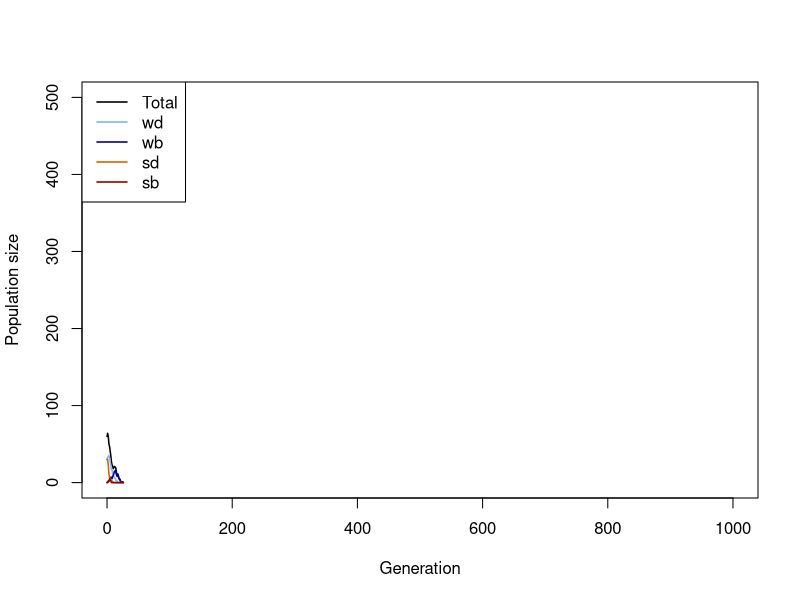
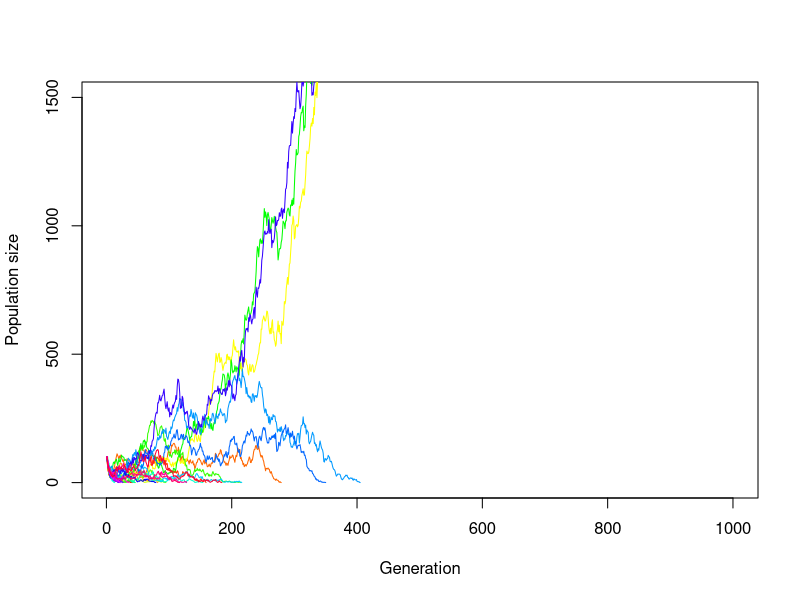
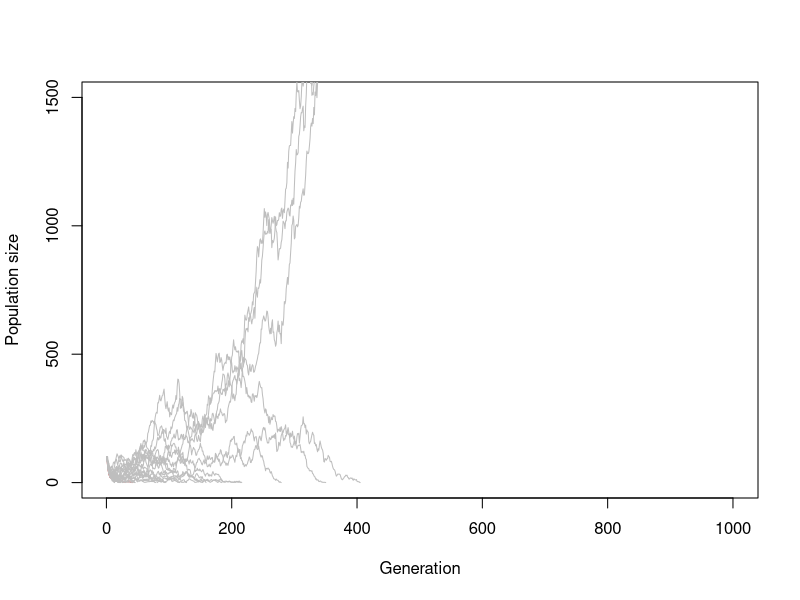
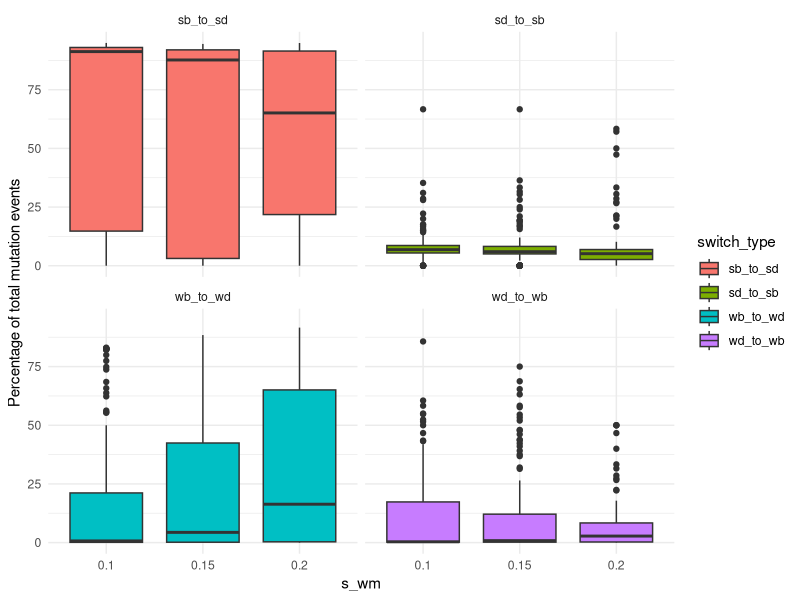
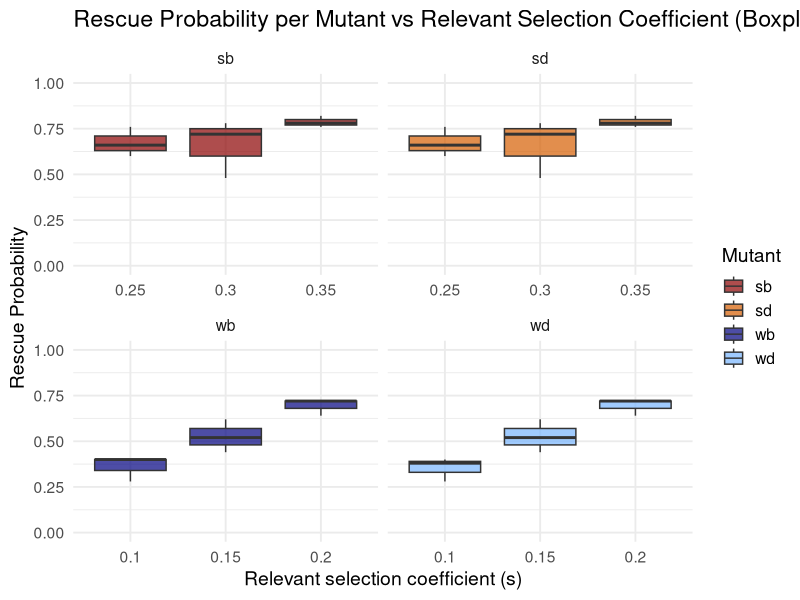
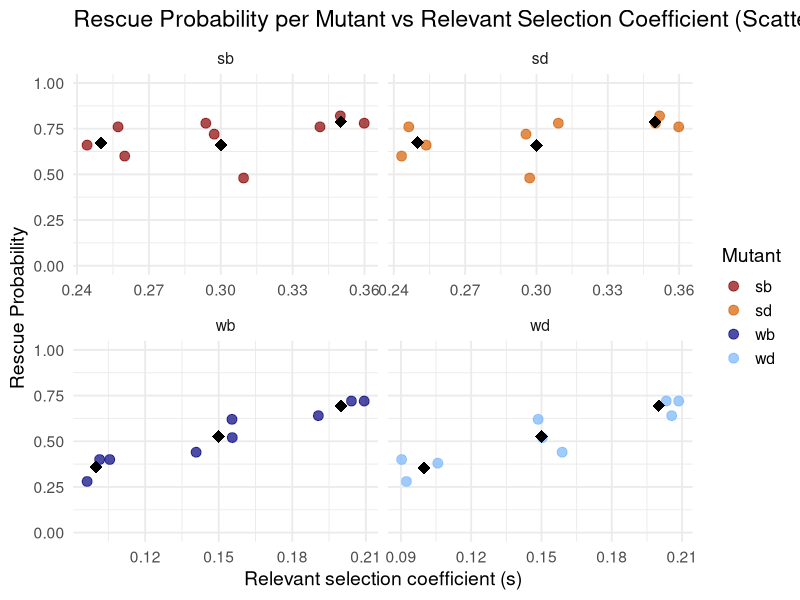
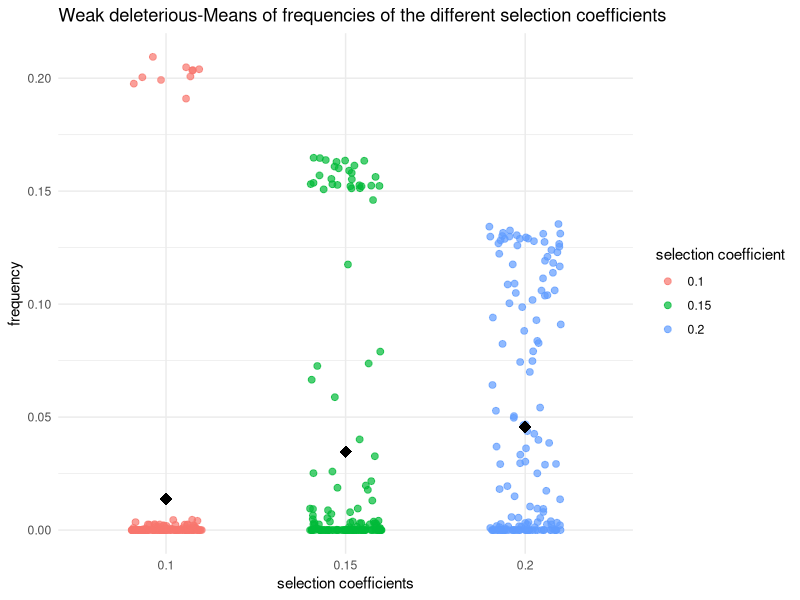
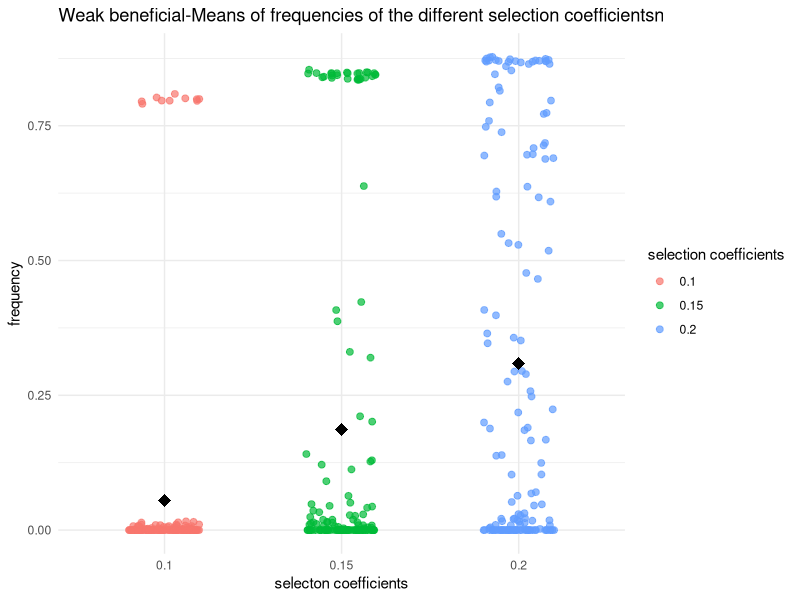

Source code (R) for these figures, in order:
## ---- chunk 1
# Function for simulating one Generation in the Population
# adding the population sizes, decay rates, seleection coefficients and mutation rates
simulate_one_gen <- function(N_wd, N_wb, N_sd, N_sb, decay_rate_wm, decay_rate_sm, s_wm, s_sm, m_rate_wm, m_rate_sm) {
  
  # draw Offspring according to Poisson Distribution
  # altered so all four different mutations are considered 
  # for deleterious mutations the s is calculated minus (negative effect) and for the beneficial muation the s is added (positive effect)
  
  offsp_wd <- rpois(1, N_wd * (1-decay_rate_wm-s_wm))
  offsp_wb <- rpois(1, N_wb * (1-decay_rate_wm+s_wm))
  offsp_sd <- rpois(1, N_sd * (1-decay_rate_sm-s_sm))
  offsp_sb <- rpois(1, N_sb * (1-decay_rate_sm+s_sm))
  
  # draw changing Mutants according to Poisson Distribution
  # alterations considering the for different mutations 
  
  mut_wd_to_wb <- rpois(1, offsp_wd * m_rate_wm)
  mut_sd_to_sb <- rpois(1, offsp_sd * m_rate_sm)
  mut_wb_to_wd <- rpois(1, offsp_wb * m_rate_wm)
  mut_sb_to_sd <- rpois(1, offsp_sb * m_rate_sm)
  
  # determine new Population Sizes of all four Mutants (2 versions of weak Mutations   and 2   versions of strong Mutations)
  # to account for back mutations as well (beneficial to deleterious), mutations rates for these cases are added (mut_b_to_d)
  
  N_wd_new <- max(offsp_wd - mut_wd_to_wb+ mut_wb_to_wd,0)
  N_wb_new <- max(offsp_wb - mut_wb_to_wd+ mut_wd_to_wb,0)
  N_sd_new <- max(offsp_sd - mut_sd_to_sb+ mut_sb_to_sd,0)
  N_sb_new <- max(offsp_sb - mut_sb_to_sd+ mut_sd_to_sb,0)
  
  # with the return function, the new values for population sizes are stored
  
   # Return new population sizes and mutation changes
  return(list(
    N_wd_new = N_wd_new,
    N_wb_new = N_wb_new,
    N_sd_new = N_sd_new,
    N_sb_new = N_sb_new,
    mut_wb_to_wd = mut_wb_to_wd,
    mut_wd_to_wb = mut_wd_to_wb,
    mut_sb_to_sd = mut_sb_to_sd,
    mut_sd_to_sb = mut_sd_to_sb
  ))
}
  # with print we visualize the numbers we get for the population sizes and mutation changes, we simulate the population by setting our parameters to certain values 


print(simulate_one_gen(N_wd=30, N_wb=0, N_sd=30, N_sb=0, decay_rate_wm=0.05, decay_rate_sm=0.1, s_wm=0.1, s_sm=0.2, m_rate_wm=0.05, m_rate_sm=0.07))
## ---- chunk 2
# Simulation runs until the 100th Generation

max_gen=1000

#With this function we simulate over generations, we put initial population sizes of the four mutations, with the parameter max_gen we determine that our simulation maximally runs until the 100th geneeration

simulate_pop <- function(init_wd, init_wb,  init_sd, init_sb, decay_rate_wm, decay_rate_sm, s_wm, s_sm, m_rate_wm, m_rate_sm, max_gen) {
  
  # Create the Vector in which to save the Results
  pop_vector <- c(init_wd,init_wb, init_sd, init_sb)
  
  # initiate the variables
  pop_new <- c(init_wd, init_wb, init_sd, init_sb)
  
  # defining counters for mutation changes
  count_wb_to_wd <- 0
  count_wd_to_wb <- 0
  count_sb_to_sd <- 0
  count_sd_to_sb <- 0
  total_mut_events <- 0
  
  # run the Simulation until Generation max_gen
  for (i in 1:(max_gen + 1)) {
    
    # redefine the current Population one Generation later
    results <- simulate_one_gen(pop_new[1],pop_new[2],pop_new[3],pop_new[4], decay_rate_wm, decay_rate_sm, s_wm, s_sm, m_rate_wm, m_rate_sm)
    
    # add the new Population Sizes to the Output Vector
    pop_new <- c(results$N_wd_new, results$N_wb_new, results$N_sd_new, results$N_sb_new)
    pop_vector <- rbind(pop_vector,pop_new)
    
     # count for tracking Mutations
    count_wb_to_wd <- count_wb_to_wd + results$mut_wb_to_wd
    count_wd_to_wb <- count_wd_to_wb + results$mut_wd_to_wb
    count_sb_to_sd <- count_sb_to_sd + results$mut_sb_to_sd
    count_sd_to_sb <- count_sd_to_sb + results$mut_sd_to_sb
    total_mut_events <- total_mut_events + results$mut_wb_to_wd + results$mut_wd_to_wb +
      results$mut_sb_to_sd + results$mut_sd_to_sb
      
    # Condition to stop the Simulation before max_gen: either the Population exceeds 10 Times the Original Population Size, or it goes extinct
    
    if ((sum(pop_new) >= 100 * sum(c(init_wd, init_wb, init_sd, init_sb))) || sum(pop_new) == 0)
      break

}
    # calculating Mutation Frequencies percent
    if (total_mut_events > 0) {
    freq_wb_to_wd <- 100 * count_wb_to_wd / total_mut_events
    freq_wd_to_wb <- 100 * count_wd_to_wb / total_mut_events
    freq_sb_to_sd <- 100 * count_sb_to_sd / total_mut_events
    freq_sd_to_sb <- 100 * count_sd_to_sb / total_mut_events
  } else {
    freq_wb_to_wd <- freq_wd_to_wb <- freq_sb_to_sd <- freq_sd_to_sb <- 0
  }  
  # Define the Row and Column Names of the Output Vector
  rownames(pop_vector) <- (0:max_gen)[1:length(pop_vector[,1])] 
  
  # the colom-names in our vectors are according to our mutations (wd, wb, sd, sb)
  
  colnames(pop_vector) <- c("wd","wb", "sd", "sb")
  
    
  
  # Return mutation results
  return(list(
    population = pop_vector,
    switch_stats = data.frame(
      wb_to_wd = freq_wb_to_wd,
      wd_to_wb = freq_wd_to_wb,
      sb_to_sd = freq_sb_to_sd,
      sd_to_sb = freq_sd_to_sb
    )
  ))
}
  



# Test the Function and plot the Result

max_gen <- 1000

# Simulation Data with certain values determined

output <- simulate_pop(init_wd=30, init_wb=0,  init_sd=30, init_sb=0, decay_rate_wm=0.05, decay_rate_sm=0.1, s_wm=0.1, s_sm=0.2, m_rate_wm=0.05, m_rate_sm=0.07,max_gen)

# show the last few Lines of the Data Table

print(tail(output))

# extracting Population-Matrix 
pop_matrix <- output$population

# assign frequencies of mutation changes
switch_stats <- output$switch_stats


# determine x Axis Range 
x_range <- 0:(nrow(pop_matrix)-1)

# plot the Output
# this plots the total Population Size-black line visible in the plot
plot(x_range, pop_matrix[,1] + pop_matrix[,2] + pop_matrix[,3] + pop_matrix[,4],
     type='l', xlim =c(0,max(1000, na.rm = TRUE)),ylim=c(0,max(500, na.rm = TRUE)), xlab="Generation", ylab="Population size",
     col="black", lwd=1.5)

# adding each mutant
lines(x_range, pop_matrix[,1], col="#77b5fe", lwd=1.5) # wd
lines(x_range, pop_matrix[,2], col="navyblue", lwd=1.5) # wb
lines(x_range, pop_matrix[,3], col="#D55E00", lwd=1.5) # sd
lines(x_range, pop_matrix[,4], col="darkred", lwd=1.5) # sb

# Legend
legend("topleft",
       legend=c("Total","wd","wb","sd","sb"),
       col=c("black","#77b5fe","navyblue","#D55E00","darkred"),
       lty=1, lwd=1.5)

# output of mutation changes in per cent
print(switch_stats)

## ---- chunk 3
# code for plotting the result of different populations in one plot
init_wd <- 50
init_wb <- 0
init_sd <- 50
init_sb <- 0
m_rate_wm <- 0.05 
m_rate_sm <- 0.075
decay_rate_wm <- 0.06
decay_rate_sm <- 0.12
s_wm <- 0.1
s_sm <- 0.2
max_gen <- 1000
replicates <- 30


# defining Data Frame to save one Row (Population Size for multiple Generations until max_gen) after one Loop
temp_output <- data.frame(array(NA, dim = c(0,max_gen)))
# defining Data Frame to save all Results from Loop
final_output <- data.frame(array(NA, dim = c(replicates,max_gen)))
# defining a Set of colors in order to color each Line differently
lines_colors <- rainbow(replicates)

# simulating a population multiple times
for (i in 1:replicates) {
  temp_output <- simulate_pop(
    init_wd, init_wb, init_sd, init_sb,
    decay_rate_wm, decay_rate_sm,
    s_wm, s_sm,
    m_rate_wm, m_rate_sm,
    max_gen = max_gen)
  # extract Pop Matrix
  pop_matrix <- temp_output$population
  
  # calculate Row Sums
  temp_output <- rowSums(pop_matrix[, c("wd", "wb", "sd", "sb")])
  # adding to Result Table
  final_output[i, 1:length(temp_output)]<-temp_output
}

# defining end_gen which is as long as the last Generation where the pop size is an actual Number and not NA yet
end_gen<-tail(which(!is.na(final_output[1,])), 1)
# Plot first Line / first Population
plot(x=1:max_gen,y=final_output[1,1:max_gen],type='l',ylim=c(0,max(1500, na.rm = TRUE)),xlab =  "Generation",ylab = "Population size", col = lines_colors[1])
# Loop for plotting each Row of Data Table / Population as a Line in the Plot
for (i in 1:replicates) {
  
  end_gen<-tail(which(!is.na(final_output[i,])), 1)
  # each line gets assigned to a Color of lines_colors
  lines(x=1:max_gen,y=final_output[i,1:max_gen], col=lines_colors[i])
  
  
}

# same plot only that all lines of populations that go extinct, are colored grey
# defining end_gen which is as long as the last Generation where the pop size is an actual Number and not NA yet
end_gen<-tail(which(!is.na(final_output[1,])), 1)
# Plot one Line / one Population
plot(x=1:max_gen,y=final_output[1,1:max_gen],type='l',ylim=c(0,max(1500, na.rm = TRUE)),xlab =  "Generation",ylab = "Population size", col = lines_colors[1])
# Loop for plotting each Row of Data Table / Population as a Line in the Plot
for (i in 1:replicates) {
  
  end_gen<-tail(which(!is.na(final_output[i,])), 1)
  # if the length of end_gen is shorter than max_gen,then the Line will be colored grey
  if (end_gen < max_gen){
    line_col <- "grey"
    # otherwise the line is colored randomly with another color
  } else {
    line_col <- lines_colors[i]
  }
  lines(x=1:max_gen,y=final_output[i,1:max_gen], col=line_col)
  
  
}

## ---- chunk 4
# set some Parameters to fixed Values

init_wd <- 60
init_wb <- 0
init_sd <- 60
init_sb <- 0
m_rate_wm <- 0.05
m_rate_sm <- 0.07
decay_rate_wm <- 0.05
decay_rate_sm <- 0.1
s_wm <- 0.1
s_sm <- 0.2
max_gen <- 1000
# determine how often to run the Simulation for each set of Parameters
no_replicates <- 50


# set Parameters to vary
s_values_wm <- c(0.10,0.15,0.2)
s_values_sm <- c(0.25,0.30,0.35)
#Commented to vary always only one variable
#m_values_wm <- c(0.001,0.01,0.05)
#m_values_sm <- c(0.05,0.1,0.15)


# initialize Data Table - where to collect the Results
data_table <- c()
data_table_wd<- c()
data_table_wb<- c()
data_table_sd<- c()
data_table_sb<- c()
# empty list to save rescue results
rescue_results <- data.frame(
  s_wm = numeric(),
  s_sm = numeric(),
  replicate = integer(),
  rescued = integer()
)

# preparing list to save mutation changes (in per cent) for all replicates - only if they exist
switch_stats_all <- data.frame(
  s_wm = numeric(),
  s_sm = numeric(),
  replicate = integer(),
  wb_to_wd = numeric(),
  wd_to_wb = numeric(),
  sb_to_sd = numeric(),
  sd_to_sb = numeric()
)

library(dplyr)
library(ggplot2)
library(tidyr)

# define total runs and rescue count
total_runs<-0
rescue_count<-0
# run the Simulation across all chosen parameters
# loop over mutation rates
#for(mval_wm in m_values_wm){
 # for(mval_sm in m_values_sm){
    # loop over Selection strength
    for(sval_wm in s_values_wm){
      for(sval_sm in s_values_sm){
        # different Way of running many Simulations: make Replicates using "repeat" Function         with a counter i
        # reset Counter
        i<-1
        
        repeat {
          # increase Counter by one
          i<-i+1
          # defining total runs
          total_runs <- total_runs + 1
          # run the Simulation once
          one_run <- simulate_pop(init_wd, init_wb, init_sd, init_sb,
                                  decay_rate_wm, decay_rate_sm,
                                  sval_wm, sval_sm, m_rate_wm,m_rate_sm, max_gen)
          
          # determine total Population Sizes
         pop_matrix <- one_run$population


         total_size <- rowSums(pop_matrix)
          
  # defining popuation matrix
  pop_matrix <- one_run$population
  # calculating total size (1 row is equal to total pop size, meaning adding up all columns)
  total_size <- rowSums(pop_matrix)
# saving mutation changes  
 if (!is.null(one_run$switch_stats) && nrow(one_run$switch_stats) > 0) {
  switch_stats <- one_run$switch_stats
  switch_stats_all <- rbind(
    switch_stats_all,
    data.frame(
      s_wm = sval_wm,
      s_sm = sval_sm,
      replicate = i-1,
      wb_to_wd = switch_stats$wb_to_wd,
      wd_to_wb = switch_stats$wd_to_wb,
      sb_to_sd = switch_stats$sb_to_sd,
      sd_to_sb = switch_stats$sd_to_sb
    )
  )
}
          
          
          # determine final Population Size for each Mutant
          N_end_wd <- pop_matrix[nrow(pop_matrix), "wd"]
          N_end_wb <- pop_matrix[nrow(pop_matrix), "wb"]
          N_end_sd <- pop_matrix[nrow(pop_matrix), "sd"]
          N_end_sb <- pop_matrix[nrow(pop_matrix), "sb"]
        
          total_end <- N_end_wd + N_end_wb + N_end_sd + N_end_sb
          # introduce rescue count
         rescued_wd <- ifelse(N_end_wd > 0, 1, 0)
         rescued_wb <- ifelse(N_end_wb > 0, 1, 0)
         rescued_sd <- ifelse(N_end_sd > 0, 1, 0)
         rescued_sb <- ifelse(N_end_sb > 0, 1, 0)

         
          # save rescue outcome (rescue or extinction)
          rescue_results <- rbind(rescue_results,
            data.frame(
              s_wm = sval_wm,
              s_sm = sval_sm,
              replicate = i - 1,
              rescued_wd = rescued_wd,
              rescued_wb = rescued_wb,
              rescued_sd = rescued_sd,
              rescued_sb = rescued_sb
  )
)

          # determine Frequencies of each mutant in the final Population
          freq_wd <- ifelse(total_end > 0, N_end_wd / total_end, 0)
          freq_wb <- ifelse(total_end > 0, N_end_wb / total_end, 0)
          freq_sd <- ifelse(total_end > 0, N_end_sd / total_end, 0)
          freq_sb <- ifelse(total_end > 0, N_end_sb / total_end, 0)
          
          
          
          data_table_wd<- rbind(data_table_wd, c(sval_wm,freq_wd))
          data_table_wb<- rbind(data_table_wb, c(sval_wm, freq_wb))
          data_table_sd<- rbind(data_table_sd,c(sval_sm, freq_sd))
          data_table_sb<-rbind(data_table_sb, c (sval_sm,freq_sb))
          # enter the Data into the Table
          data_table <- rbind(data_table,c(m_rate_wm = 0.001,m_rate_sm = 0.005,sval_wm,sval_sm,N_end_wd,N_end_wb, N_end_sd, N_end_sb,freq_wd, freq_wb, freq_sd,freq_sb)) # note that we add the varying Parameters (Mutation Rate and Selection Strength for each Version of weak and strong Mutation) to the Table too
          # stop the repeated Computation after no_replicates times
          
          
          if(i>no_replicates) break
          
        }
      }
    }
  #}
#}

# Population over generations
print(one_run$population)
# Mutation changes in percent
print(switch_stats_all)



# Make sure data is a proper data frame
data_table_wd <- as.data.frame(data_table_wd)

# If the column names are missing or wrong, set them
colnames(data_table_wd) <- c("V1", "V2")

# Add an Index Column for plotting along x-axis
data_table_wd$Index <- 1:nrow(data_table_wd)

# plotting Mutation Changes with different s values
switch_long <- switch_stats_all %>%
  pivot_longer(cols = c(wb_to_wd, wd_to_wb, sb_to_sd, sd_to_sb),
               names_to = "switch_type",
               values_to = "percent")

ggplot(switch_long, aes(x = factor(s_wm), y = percent, fill = switch_type)) +
  geom_boxplot() +
  facet_wrap(~ switch_type) +
  labs(x = "s_wm", y = "Percentage of total mutation events") +
  theme_minimal()

# calculate Rescue Probability per Parameter Combination

rescue_summary <- rescue_results %>%
  group_by(s_wm, s_sm) %>%
  summarise(
    rescue_prob_wd = mean(rescued_wd),
    rescue_prob_wb = mean(rescued_wb),
    rescue_prob_sd = mean(rescued_sd),
    rescue_prob_sb = mean(rescued_sb),
    .groups = "drop"
  )

print(rescue_summary)


# Prepare rescue data
rescue_long <- rescue_summary %>%
  pivot_longer(
    cols = starts_with("rescue_prob_"),
    names_to = "mutant",
    values_to = "rescue_prob"
  ) %>%
  mutate(
    mutant = gsub("rescue_prob_", "", mutant),
    s_value = case_when(
      mutant %in% c("wd", "wb") ~ s_wm,
      mutant %in% c("sd", "sb") ~ s_sm
    )
  )

# Plotting Rescue Probability with different s values
library(ggplot2)

ggplot(rescue_long, aes(x = factor(s_value), y = rescue_prob, fill = mutant)) +
  geom_boxplot(alpha = 0.7) +
  scale_y_continuous(limits = c(0, 1)) +
  scale_fill_manual(values = c(
    "wd" = "#77b5fe", 
    "wb" = "navyblue", 
    "sd" = "#D55E00", 
    "sb" = "darkred"
  )) +
  facet_wrap(~ mutant, scales = "free_x") +
  labs(
    title = "Rescue Probability per Mutant vs Relevant Selection Coefficient (Boxplot)",
    x = "Relevant selection coefficient (s)",
    y = "Rescue Probability",
    fill = "Mutant"
  ) +
  theme_minimal(base_size = 14)

ggplot(rescue_long, aes(x = s_value, y = rescue_prob, color = mutant)) +
  geom_jitter(width = 0.01, height = 0, size = 3, alpha = 0.7) +
  stat_summary(fun = mean, geom = "point", shape = 18, size = 4, color = "black") +
  scale_y_continuous(limits = c(0, 1)) +
  scale_color_manual(values = c(
    "wd" = "#77b5fe", 
    "wb" = "navyblue", 
    "sd" = "#D55E00", 
    "sb" = "darkred"
  )) +
  facet_wrap(~ mutant, scales = "free_x") +
  labs(
    title = "Rescue Probability per Mutant vs Relevant Selection Coefficient (Scatterplot)",
    x = "Relevant selection coefficient (s)",
    y = "Rescue Probability",
    color = "Mutant"
  ) +
  theme_minimal(base_size = 14)














# plotting wd with different s values
  # making sure that its a data frame
data_table_wd <- as.data.frame(data_table_wd)
colnames(data_table_wd) <- c("V1", "V2")


  # Scatterplot of wd with jitter and mean 
library(ggplot2)
ggplot(data_table_wd, aes(x = factor(V1), y = V2, color = factor(V1))) +
  geom_jitter(width = 0.2, height = 0, size = 2, alpha = 0.7) +
  stat_summary(fun = mean, geom = "point", shape = 18, size = 4, color = "black") +
  labs(
    x = "selection coefficients",
    y = "frequency",
    color = "selection coefficient",
    title = "Weak deleterious-Means of frequencies of the different selection coefficients"
  ) +
  theme_minimal()

# plotting wb with different s values
  # making sure that its a data frame
data_table_wb <- as.data.frame(data_table_wb)
colnames(data_table_sb) <- c("V1", "V2")

# Scatterplot of wb with jitter and mean
ggplot(data_table_wb, aes(x = factor(V1), y = V2, color = factor(V1))) +
  geom_jitter(width = 0.2, height = 0, size = 2, alpha = 0.7) +
  stat_summary(fun = mean, geom = "point", shape = 18, size = 4, color = "black") +
  labs(
    x = "selecton coefficients",
    y = "frequency",
    color = "selection coefficients",
    title = "Weak beneficial-Means of frequencies of the different selection coefficientsn"
  ) +
  theme_minimal()

# plotting sd with different s values
  # making sure that its a data frame
data_table_sd <- as.data.frame(data_table_sd)

colnames(data_table_sd) <- c("V1", "V2")

  # Scatterplot of sd with jitter and mean
ggplot(data_table_sd, aes(x = factor(V1), y = V2, color = factor(V1))) +
  geom_jitter(width = 0.2, height = 0, size = 2, alpha = 0.7) +
  stat_summary(fun = mean, geom = "point", shape = 18, size = 4, color = "black") +
  labs(
    x = "selection coefficients ",
    y = "frequency",
    color = "selection coefficients",
    title = "Strong deletrious-Means of frequencies of the different selection coefficients"
  ) +
  theme_minimal()

# plotting sb with different s values
  # making sure that its a data frame
data_table_sb <- as.data.frame(data_table_sb)
colnames(data_table_sb) <- c("V1", "V2")

  # Scatterplot of sb with jitter and mean 
ggplot(data_table_sb, aes(x = factor(V1), y = V2, color = factor(V1))) +
  geom_jitter(width = 0.2, height = 0, size = 2, alpha = 0.7) +
  stat_summary(fun = mean, geom = "point", shape = 18, size = 4, color = "black") +
  labs(
    x = "selection coefficients",
    y = "frequency",
    color = "selection coefficients",
    title = "Strong beneficial-Means of frequencies of the different selection coefficients"
  ) +
  theme_minimal()


# mean Frequencies of each mutant
mean_freq_wd <- mean(freq_wd)*100
mean_freq_wb <- mean(freq_wb)*100
mean_freq_sd <- mean(freq_sd)*100
mean_freq_sb <- mean(freq_sb)*100

print(paste("Mean frequency of wd =", mean_freq_wd) )
print(paste("Mean frequency of wb =", mean_freq_wb) )
print(paste("Mean frequency of sd =", mean_freq_sd) )
print(paste("Mean frequency of sb =", mean_freq_sb) )

# define Column Names of Data Table
colnames(data_table) <- c("m_rate_wm","m_rate_sm","s_wm","s_sm","N_end_wd", "N_end_wb", "N_end_sd", "N_end_sb","freq_wd", "freq_wb", "freq_sd","freq_sb")
# show the first and last Lines of the Output
print(head(data_table))
print(tail(data_table))
## ---- chunk 5

#initial parameters set to certain values 
init_wd <- 50
init_wb <- 50
init_sd <- 50
init_sb <- 50

decay_rate_wm <- 0.15
decay_rate_sm <- 0.25
s_wm <- 0.2
s_sm <- 0.3

max_gen <- 1000
no_replicates <- 50

#selection coefficients s and mutation rates m, varied (3 different values for both the weak and the strong strain)
s_values_wm <- c(0.10, 0.15, 0.20)
s_values_sm <- c(0.25, 0.30, 0.35)
m_values_wm <- c(0.004, 0.005, 0.006)
m_values_sm <- c(0.007, 0.008, 0.009)

#prepare empty data-tables to store results (one for each of the four mutations)
data_table <- c()
data_table_wd <- c()
data_table_wb <- c()
data_table_sd <- c()
data_table_sb <- c()

#----strong mutation----

#set up data frame to store the rescue results for the strong mutation, include selection coefficients and mutation rates of the strong mutation which should be stored as numeric values and the number of rescues for the strong beneficial and strong deleterious mutations (as whole numbers)
rescue_results <- data.frame(
  s_sm = numeric(),
  m_rate_sm = numeric(),
  replicate = integer(),
  rescued_sd = integer(),
  rescued_sb = integer()
)



# creating for loops to vary through the three different values for the strong selection coefficients and the strong mutation rates and the number of replicates we need
for (mval_sm in m_values_sm) {
  for (sval_sm in s_values_sm) {
    for (rep in 1:no_replicates) {
      
      # runing the simulation once (using the simulate_pop()function from before)
      one_run <- simulate_pop(
        init_wd, init_wb, init_sd, init_sb,
        decay_rate_wm, decay_rate_sm,
        sval_sm, s_wm, mval_sm, m_rate_wm, max_gen
      )
      
      # from the one_run, getting the final population-sizes of the strong deleterious and strong beneficial mutation
      pop <- one_run$population
      N_end_sd <- tail(pop[, "sd"], 1)
      N_end_sb <- tail(pop[, "sb"], 1)
      
      # saving the number of rescues, defined as the final population-size of the mutation being bigger than 0
      rescued_sd <- as.integer(N_end_sd > 0)
      rescued_sb <- as.integer(N_end_sb > 0)
      
      # using the function r bind to combine all results into the data frame rescue_results which we set up before
      rescue_results <- rbind(
        rescue_results,
        data.frame(
          s_sm = sval_sm,
          m_rate_sm = mval_sm,
          replicate = rep,
          rescued_sd = rescued_sd,
          rescued_sb = rescued_sb
        )
      )
    }
  }
}

# creating a summary of the rescue results that we get of the strong mutations by taking the mean of the number of rescues over the replicates
library(dplyr)
rescue_summary <- rescue_results %>%
  group_by(s_sm, m_rate_sm) %>%
  summarise(
    rescue_prob_sd = mean(rescued_sd),
    rescue_prob_sb = mean(rescued_sb),
    .groups = "drop"
  )

#loading the needed packages "tidyr" and "ggplot2"
library(tidyr)
library(ggplot2)



# plotting the heatmaps for the strong mutations, using s-values for the x-axis, mutation rates for the y axis and the colouring indicating rescue-probabiltiy
ggplot(rescue_summary, aes(x = factor(s_sm), y = factor(m_rate_sm), fill = rescue_prob_sd)) +
  geom_tile() +
  scale_fill_gradientn(
    colors = c("blue", "#FFB3B3", "red"),
    values = c(0, 0.3, 1),
    limits = c(0, 1),
    name = "Rescue Prob sd"
  ) +
  labs(
    title = "Heatmap: Rescue Probability of Strong Deleterious Mutation",
    x = "Strong selection coefficients",
    y = "Mutation rates (strong mutation)"
  ) +
  theme_minimal() +
  theme(
    plot.title = element_text(hjust = 0.5, size = 14, face = "bold"),
    plot.margin = margin(t = 20, r = 10, b = 10, l = 10)
  )


ggplot(rescue_summary, aes(x = factor(s_sm), y = factor(m_rate_sm), fill = rescue_prob_sb)) +
  geom_tile() +
  scale_fill_gradientn(
    colors = c("blue", "#FFB3B3", "red"),
    values = c(0, 0.3, 1),
    limits = c(0, 1),
    name = "Rescue Prob sb"
  ) +
  labs(
    title = "Heatmap: Rescue Probability of Strong Beneficial Mutation",
    x = "Strong selection coefficients",
    y = "Mutation rates (strong mutation)"
  ) +
  theme_minimal() +
  theme(
    plot.title = element_text(hjust = 0.5, size = 14, face = "bold"),
    plot.margin = margin(t = 20, r = 10, b = 10, l = 10)
  )
#set up data frame to store the rescue results for the weak mutation, include selection coefficients and mutation rates of the weak mutation which should be stored as numeric values and the number of rescues for the weak beneficial and strong deleterious mutations (as whole numbers)


rescue_results <- data.frame(
  s_wm = numeric(),
  m_rate_wm = numeric(),
  replicate = integer(),
  rescued_wd = integer(),
  rescued_wb = integer()
)


#creating for loops to vary through the three different values for the weak selection coefficients and the weak mutation rates and the number of replicates we need
for (mval_wm in m_values_wm) {
  for (sval_wm in s_values_wm) {
    for (rep in 1:no_replicates) {
      
      #runing the simulation once (using the simulate_pop()function from before)
      one_run <- simulate_pop(
        init_wd, init_wb, init_sd, init_sb,
        decay_rate_wm, decay_rate_sm,
        sval_wm, s_sm, mval_wm, m_rate_sm, max_gen
      )
      
      # from the one_run, getting the final population-sizes of the weak deleterious and strong beneficial mutation
      pop <- one_run$population
      N_end_wd <- tail(pop[, "wd"], 1)
      N_end_wb <- tail(pop[, "wb"], 1)
      
      #  saving the number of rescues, defined as the final population-size of the mutation being bigger than 0
      rescued_wd <- as.integer(N_end_wd > 0)
      rescued_wb <- as.integer(N_end_wb > 0)
      
      # using the function r bind to combine all results into the data frame rescue_results which we set up before
      rescue_results <- rbind(
        rescue_results,
        data.frame(
          s_wm = sval_wm,
          m_rate_wm = mval_wm,
          replicate = rep,
          rescued_wd = rescued_wd,
          rescued_wb = rescued_wb
        )
      )
    }
  }
}

# creating a summary of the rescue results that we get of the weak mutations by taking the mean of the number of rescues over the replicates
library(dplyr)
library(dplyr)
rescue_summary <- rescue_results %>%
  group_by(s_wm, m_rate_wm) %>%
  summarise(
    rescue_prob_wd = mean(rescued_wd),
    rescue_prob_wb = mean(rescued_wb),
    .groups = "drop"
  )

# loading needed packages "tidyr" and "ggplot2"
library(tidyr)
library(ggplot2)



# plotting the heatmaps for the weak mutations, using s-values for the x-axis, mutation rates for the y axis and the colouring indicating rescue-probabiltiy
ggplot(rescue_summary, aes(x = factor(s_wm), y = factor(m_rate_wm), fill = rescue_prob_wd)) +
  geom_tile() +
  scale_fill_gradientn(
    colors = c("blue", "#FFB3B3", "red"),
    values = c(0, 0.2, 1),
    limits = c(0, 1),
    name = "Rescue Prob wd"
  ) +
  labs(
    title = "Heatmap: Rescue Probability of Weak Deleterious Mutation",
    x = "Weak selection coefficients",
    y = "Mutation rates (weak mutation)"
  ) +
  theme_minimal() +
  theme(
    plot.title = element_text(hjust = 0.5, size = 14, face = "bold"),
    plot.margin = margin(t = 20, r = 10, b = 10, l = 10)
  )


ggplot(rescue_summary, aes(x = factor(s_wm), y = factor(m_rate_wm), fill = rescue_prob_wb)) +
  geom_tile() +
  scale_fill_gradientn(
    colors = c("blue", "#FFB3B3", "red"),
    values = c(0, 0.3, 1),
    limits = c(0, 1),
    name = "Rescue Prob wb"
  ) +
  labs(
    title = "Heatmap: Rescue Probability of Weak Beneficial Mutation",
    x = "Weak selection coefficients",
    y = "Mutation rates (weak mutation)"
  ) +
  theme_minimal() +
  theme(
    plot.title = element_text(hjust = 0.5, size = 14, face = "bold"),
    plot.margin = margin(t = 20, r = 10, b = 10, l = 10)              
  )
